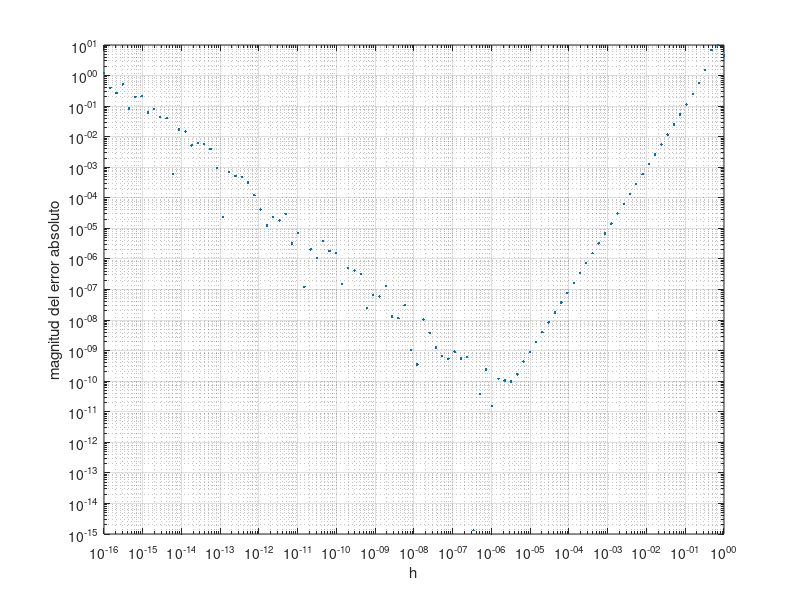

The MATLAB source for this figure:
clc; %limpiar la consola

h = logspace(-16, 0, 100); % distribución logarítmica de valores a probar
                           % entre 10^-16 y 10^0

x = 1; % punto a evaluar
y = @tan; % función a derivar
dydx = sec(x).^2; % derivada real de la función

aprox = (y(x+h)-y(x-h))./(2*h); % aproximación de la derivada por diferencias
                                % finitas centrales

error = abs(aprox - dydx); % error absoluto de la aproximación

[min_e, I] = min(error); % valor mínimo e índice entre los errores calculados
min_h = h(I); % valor de h para el cual se obtuvo el mínimo error
min_v = aprox(I); % mejor aproximación

loglog(h, error, '.'); % graficar los puntos calculados en escala logarítmica
xlabel("h");
ylabel("magnitud del error absoluto");
grid;

printf(">Aproximación por diferencias finitas centrales\n\n");
printf("función a proximar: "); display(y);
printf("para el valor: x=%d\n", x);
printf("valor real: %d\n", dydx);
printf("mejor aproximación: %d\n", min_v);
printf("menor error absoluto: %d\n", min_e);
printf("mejor paso h encontrado: %d\n", min_h);
printf("paso h sugerido sqrt(eps): %d\n", sqrt(eps));
printf("diferencia entre los dos pasos h: %Le\n", abs(min_h-sqrt(eps)));

